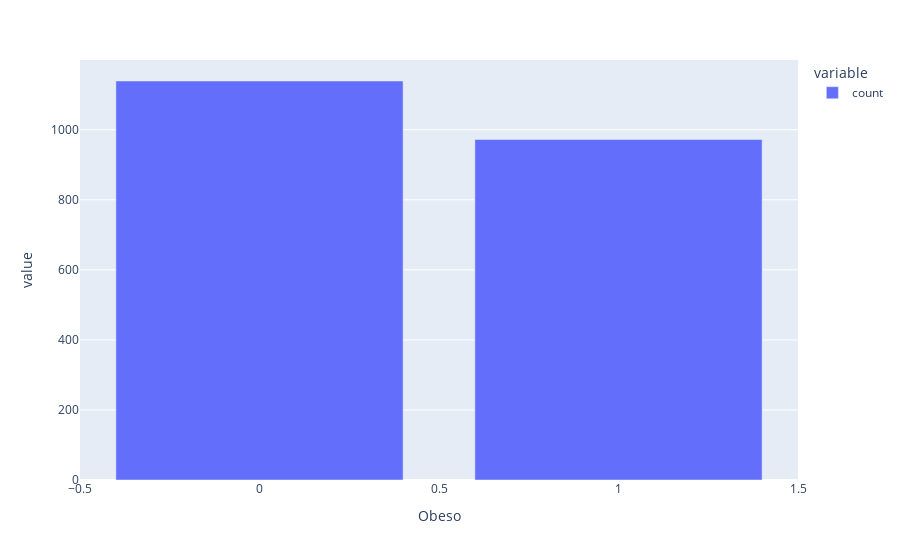

This figure's notebook cell:
### Markdown cell above
## EDA

### Code cell
# Distribuição da variável target - Obeso
px.bar(df_obesidade.value_counts('Obeso'))

### Figure 1 — Plotly figure (JSON) as saved in the notebook; plotly's stock layout.template omitted (floating-point values rounded to 4 significant figures)
{"data": [{"alignmentgroup": "True", "hovertemplate": "variable=count<br>Obeso=%{x}<br>value=%{y}<extra></extra>", "legendgroup": "count", "marker": {"color": "#636efa", "pattern": {"shape": ""}}, "name": "count", "offsetgroup": "count", "orientation": "v", "showlegend": true, "textposition": "auto", "type": "bar", "x": [0, 1], "xaxis": "x", "y": [1139, 972], "yaxis": "y"}], "layout": {"barmode": "relative", "legend": {"title": {"text": "variable"}, "tracegroupgap": 0}, "margin": {"t": 60}, "xaxis": {"anchor": "y", "domain": [0, 1], "title": {"text": "Obeso"}}, "yaxis": {"anchor": "x", "domain": [0, 1], "title": {"text": "value"}}}}
